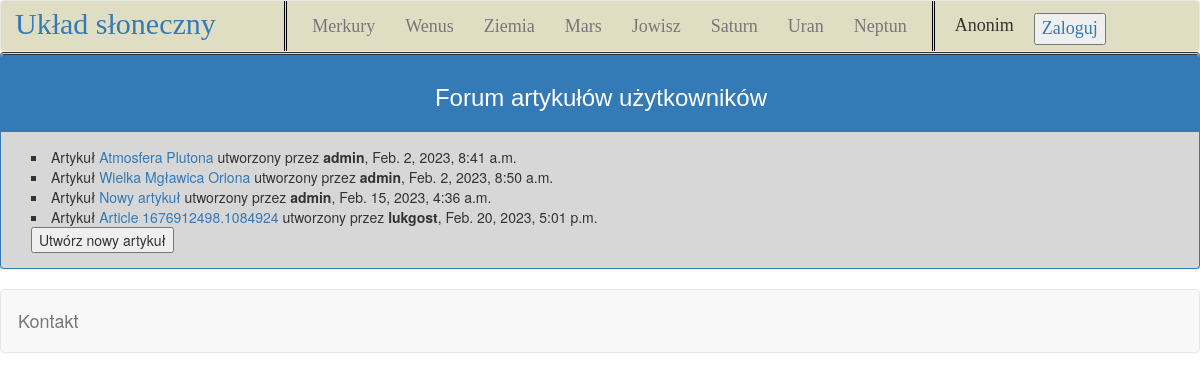
Page /forum on the committed database.
### wikipedia/models.py (models this page shows, shortened)
class Article(models.Model):
    title = models.CharField(max_length=80)
    text = models.TextField()
    author = models.ForeignKey(User, related_name='user', on_delete=models.CASCADE)
    created = models.DateTimeField(auto_now_add=True)
    is_active = models.BooleanField(default=True)
    class Meta:
        ordering = ('author',)
    objects = models.Manager()

### wikipedia/views.py (the view)
# urls.py: path('forum', views.custom_list),
def custom_list(request):
    articles = Article.objects.filter(is_active=True)
    context = {'articles': articles}
    return render(request, "wikipedia/forum.html", context)

### wikipedia/templates/wikipedia/forum.html (shortened to what this page needs)
{% extends "wikipedia/base.html" %}
{% load static %}
    {% block menu %}
    <nav id="main" class="navbar navbar-default">
        <div class="container">
            <div class="row">
                <div class="col-12">
                    <div class="nav navbar-header">
                        <a href="\"><h2 id="opis">Układ słoneczny</h2></a>
                    </div>
                    <ul id="rozpiska" class="nav navbar-nav navbar-left">
                        <li id="first">
                            <a href="/mercury">Merkury</a>
                        </li>
                        <li>
                            <a href="/venus">Wenus</a>
                        </li>
                        <li>
                            <a href="/earth">Ziemia</a>
                        </li>
                        <li>
                            <a href="/mars">Mars</a>
                        </li>
                        <li>
                            <a href="/jupiter">Jowisz</a>
                        </li>
                        <li>
                            <a href="/saturn">Saturn</a>
                        </li>
                        <li>
                            <a href="/uranus">Uran</a>
                        </li>
                        <li id="last">
                            <a href="/neptune">Neptun</a>
                        </li>
                        <li id="login">
                            {% if user.username != '' %}
                            {{user}}
                            {% elif user.username == '' %}
                            Anonim
                            {% endif %}
                        </li>
                        <li id="login">
                            {% if user.username != ''%}
                            <button onclick="document.location.href='/logout';" class="text-primary">Wyloguj</button>
                            {% elif user.username == '' %}
                            <button onclick="document.location.href='/login';" class="text-primary">Zaloguj</button>
                            {% endif %}
                        </li>
                    </ul>
                </div>
            </div>
        </div>
    </nav>
    {% endblock %}
    {% block page_head %}
    <div id="panel" class="panel panel-primary">
    <div class="panel-heading">
    <div class="container">
        <div class="row">
            <div id="title" class="col-lg-12 col-md-12 col-xs-12 text-secondary">
                <h3>Forum artykułów użytkowników</h3>
            </div>
        </div>
    </div>
    </div>
    {% endblock %}
    {% block page_body %}
    <div class="panel-body">
    <div class="container">
        {% for element in articles %}
        <li style="list-style-type: square">
            Artykuł <a href="/forum/{{element.id}}">{{element.title}}</a> utworzony przez <strong>{{element.author}}</strong>, {{element.created}}
        </li>
        {% endfor %}
        <span><button onclick="document.location.href='/forum/new/{{user}}'">Utwórz nowy artykuł</button></span>
    </div>
    </div>
</div>
    {% endblock %}

### wikipedia/templates/wikipedia/base.html (style rules this page uses)
#main { background-color: #E0DEC2; margin-bottom: 0; }
#opis { margin-top: 3%; font-family: 'Times New Roman', Times, serif; border-right: 10%; padding-right: 10px; }
#rozpiska { font-family:Georgia, 'Times New Roman', Times, serif; font-size: large; padding-left: 5%; }
#login { font-family: 'Times New Roman', Times, serif; position: relative; padding-left: 10px; margin-left: 10px; margin-top: 12px; }
#first { border-left: 10%; padding-left: 10px; border-color: black; border-left-style: double; }
#last { border-right: 10%; padding-right: 10px; border-color: black; border-right-style: double; }
#title { font-family: 'Lucida Sans', 'Lucida Sans Regular', 'Lucida Grande', 'Lucida Sans Unicode', Geneva, Verdana, sans-serif; text-align: center; }
#panel { border-top: double; background: rgb(215, 215, 215); }

### rows in the picture
Article: title "Atmosfera Plutona", author "admin", created "Feb. 2, 2023, 8:41 a.m."
Article: title "Wielka Mgławica Oriona", author "admin", created "Feb. 2, 2023, 8:50 a.m."
Article: title "Nowy artykuł", author "admin", created "Feb. 15, 2023, 4:36 a.m."
Article: title "Article 1676912498.1084924", author "lukgost", created "Feb. 20, 2023, 5:01 p.m."
